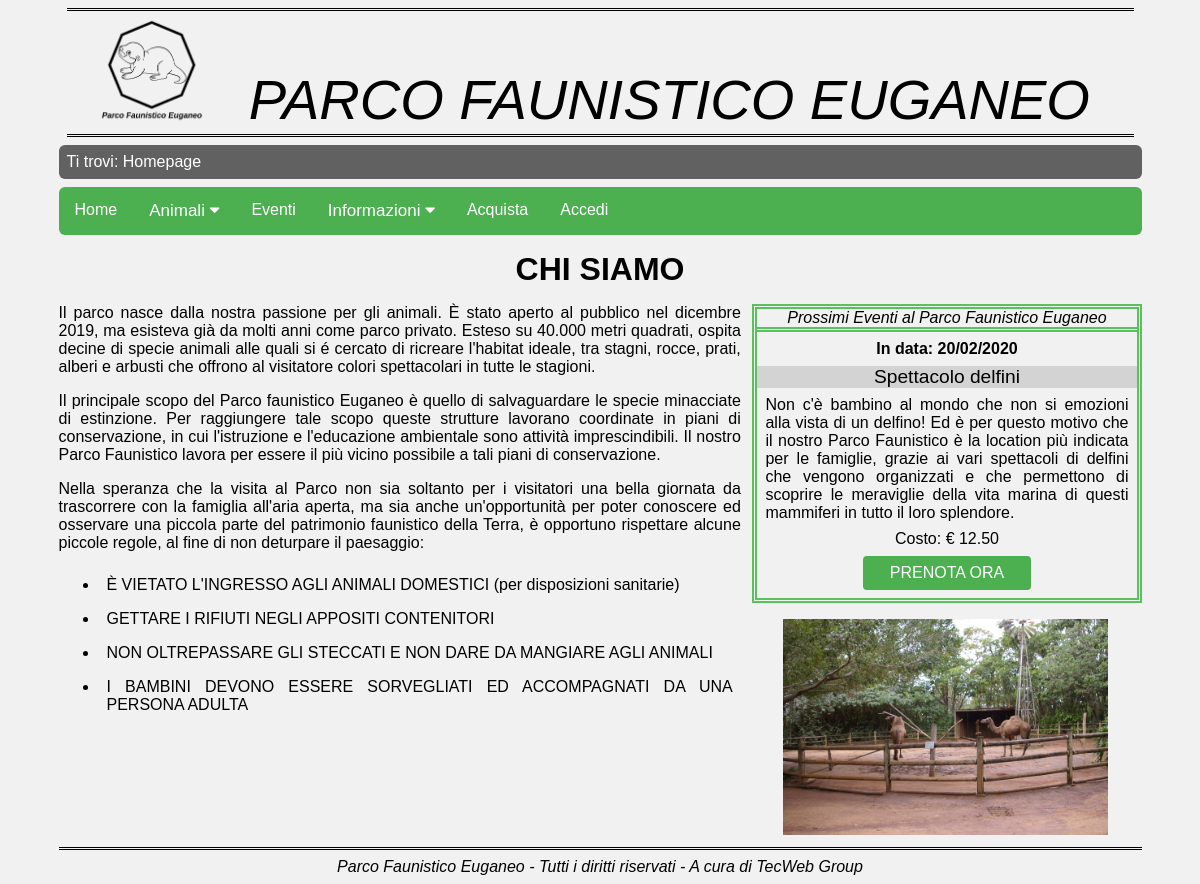
The app's page /PAGES/home.php with its own data.
### tables this page shows
CREATE TABLE IF NOT EXISTS Eventi (
    ID int(11) AUTO_INCREMENT,
    Nome varchar(50),
    Prezzo decimal(5,2),
    Data date,
    Descrizione text,
    PRIMARY KEY(ID)
);

### PHP/sqlInteractions.php (called while the page is built, shortened)
<?php
	class sqlInteractions {
	public function apriConnessioneDB(){
		$this->connection = mysqli_connect(static::host,static::user,static::pass,static::dbName);
		if(!$this->connection){
			return false;
		}
		else{
			return true;
		}
	}
	public function getProssimoEvento(){
		$data = date("Y-m-d");
		$selectEvents = 'SELECT Nome, Prezzo, Data, Descrizione FROM Eventi WHERE Data=\''.$data.'\' OR Data>\''.$data.'\' ORDER BY Data ASC LIMIT 1';
		$selectEventsResult = mysqli_query($this->connection,$selectEvents);
		$eventi = array();
		if(mysqli_num_rows($selectEventsResult)==0){
			return null;
		}
		else{
			while($row=mysqli_fetch_assoc($selectEventsResult)){
				$arraySingoloEvento = array('Nome'=>$row['Nome'],'Prezzo'=>$row['Prezzo'],'Data'=>$row['Data'],'Descrizione'=>$row['Descrizione']);
				array_push($eventi,$arraySingoloEvento);
			}
			return $eventi;
		}
	}
}
?>

### PAGES/home.php (the view)
<?php
    require_once "../PHP/modulesInit.php";
    require_once "../PHP/sqlInteractions.php";
    $oggi = date("d/m/Y");
    $prossimiEventi = "<div class=\"prossimiEventi\">";
    $oggettoPagina = new sqlInteractions();
    $connessione = $oggettoPagina->apriConnessioneDB();
    if($connessione){
        $evento = $oggettoPagina->getProssimoEvento();
        if($evento==null){
            $prossimiEventi .= "<p class=\"dataOdierna\">Oggi, ".$oggi."</p><p class=\"messaggio\">Non ci sono eventi in programma al Parco Faunistico Euganeo.</p></div>";
        }
        else{
            foreach($evento as $event)
            $prossimiEventi .= "<div class=\"dataOdierna\">In data: ".date('d/m/Y', strtotime($event['Data']))."</div>
                                <div class=\"eventName\">".$event['Nome']."</div>
                                <div class=\"eventDesc\">".$event['Descrizione']."</div>
                                <div class=\"eventPrice\">Costo: &euro; ".$event['Prezzo']."</div>
                                <div class=\"buttonHome\"><a href=\"acquista.php\">PRENOTA ORA</a></div>
                                </div>";
        }
    }
    else{
        $prossimiEventi .= "<p class=\"errorMessage\">Connessione al database degli eventi fallita. Per favore, riprova.</p></div>";
    }
    $output = file_get_contents("../HTML/home.html");
    $output = str_replace('<a href="home.php">','<a>',$output);
    $output = str_replace("<breadcrumb></breadcrumb>",modulesInit::breadcrumb("Homepage"),$output);
    $output = str_replace("<menu></menu>",modulesInit::menu(),$output);
    $output = str_replace("<prossimiEventi></prossimiEventi>",$prossimiEventi,$output);
    echo $output;
?>

### CSS/cssGenerale.css (style rules this page uses)
* { margin: auto; }
html, body { font-family: Verdana, Arial, Helvetica, sans-serif; font-size: 100%; max-width: 95%; margin: auto; padding: 0; height: 100%; }
body { background-color: #F1F1F1; }
abbr, a, a:hover { text-decoration: none; }
.titolo { text-align: center; font-weight: bolder; display: block; padding: 1.5%; font-size: 2em; }
#header a { color: #000000; text-decoration: none; }
#header { font-size: 100%; max-width: 100%; margin: 0.5em; border-top: 3px double #000000; border-bottom: 3px double #000000; overflow: auto; }
.logoHeader { float: left; width: 10%; height: auto; margin-left: 2em; }
#header .nomeSito { font-family: Verdana, Arial, Helvetica, sans-serif; font-size: 3.5em; font-style: italic; text-align: center; color: #000000; padding-top: 1em; }
#footer { text-align: center; max-width: 100%; margin: 0.5em 0; border-top: 3px double #000000; overflow: auto; clear: both; }
.parFooter { font-size: 1em; font-style: italic; text-align: center; padding: 0.5em; }
#presentazioneSito { text-align: justify; font-size: 1em; clear: both; }
.infoHome { width: 63%; padding-right: 0.5em; float: left; }
.infoHome p { padding-bottom: 1em; }
.infoHome li { padding: 0.5em; }
.boxProssimiEventi { width: 35%; height: 40%; float: right; border: 5px double #58C25D; text-align: center; }
.boxProssimiEventi .titoloBoxEventi { font-size: 1em; font-style: italic; border-bottom: 5px double #58C25D; }
.prossimiEventi .dataOdierna { margin: 0.5em; font-weight: bold; }
.prossimiEventi .eventName { font-size: 1.2em; font-style: inherit; background-color: lightgray; }
.prossimiEventi .eventDesc { text-align: justify; font-size: 1em; margin: 0.5em; }
.prossimiEventi .eventPrice { margin: 0.5em; font-size: 1em; }
.prossimiEventi .buttonHome { width: 40%; background-color: #4CAF50; color: #FFFFFF; padding: 0.5em; margin-top: 0.5em; margin-bottom: 0.5em; font-size: 1em; text-align: center; border-radius: 4px; }
.prossimiEventi .buttonHome a, .prossimiEventi .buttonHome a:hover { text-decoration: none; color: #FFFFFF; text-align: center; }
.immaginiHome { margin-bottom: 0.5em; text-align: center; }
.immaginiHome img { width: 30%; height: auto; margin-top: 1em; }

### records on screen
eventi: Data "20/02/2020", Nome "Spettacolo delfini", Descrizione "Non c'è bambino al mondo che non si emozioni alla vista di un delfino! Ed è per questo motivo che il nostro Parco Faunistico è la location più indicata per le famiglie, grazie ai vari spettacoli di delfini che vengono organizzati e che permettono di scoprire le meraviglie della vita marina di questi mammiferi in tutto il loro splendore.", Prezzo "12.50"

### other values on screen
$breadcrumb "Ti trovi: Homepage"
